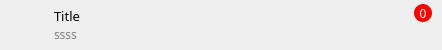
<?xml version="1.0" encoding="UTF-8"?>
<ui version="4.0">
 <class>TrayMessageItemWidget</class>
 <widget class="QWidget" name="TrayMessageItemWidget">
  <property name="geometry">
   <rect>
    <x>0</x>
    <y>0</y>
    <width>442</width>
    <height>50</height>
   </rect>
  </property>
  <property name="minimumSize">
   <size>
    <width>0</width>
    <height>50</height>
   </size>
  </property>
  <property name="maximumSize">
   <size>
    <width>16777215</width>
    <height>50</height>
   </size>
  </property>
  <property name="windowTitle">
   <string>TrayMessageItemWidget</string>
  </property>
  <layout class="QHBoxLayout" name="horizontalLayout_2">
   <property name="leftMargin">
    <number>0</number>
   </property>
   <property name="topMargin">
    <number>0</number>
   </property>
   <property name="rightMargin">
    <number>0</number>
   </property>
   <property name="bottomMargin">
    <number>0</number>
   </property>
   <item>
    <widget class="QFrame" name="frame">
     <property name="styleSheet">
      <string notr="true">QWidget
{
	font-family:&quot;微软雅黑&quot;;
	background-color: rgba(0, 0, 0, 0);
}

QFrame[sticktop=&quot;true&quot;]
{
	background-color:rgb(168, 206, 192);
}

#labelTime,#labelMsg
{
	
	color: gray;
}
#labelTitle
{
	margin-top:0px;
}
#labelMsg
{
	margin-top:0px;
}

#btnClose
{
	image: url(:/image/resource/DeleteConList.png);
}

#btnClose:hover
{
	
	image: url(:/image/resource/DeleteConList hover.png);
}
#btnClose:disabled
{
	image:url(none);
}</string>
     </property>
     <property name="frameShape">
      <enum>QFrame::StyledPanel</enum>
     </property>
     <property name="frameShadow">
      <enum>QFrame::Raised</enum>
     </property>
     <layout class="QHBoxLayout" name="horizontalLayout_3">
      <property name="spacing">
       <number>0</number>
      </property>
      <property name="leftMargin">
       <number>12</number>
      </property>
      <property name="topMargin">
       <number>2</number>
      </property>
      <property name="rightMargin">
       <number>9</number>
      </property>
      <property name="bottomMargin">
       <number>2</number>
      </property>
      <item>
       <widget class="QLabel" name="labelAvatar">
        <property name="minimumSize">
         <size>
          <width>32</width>
          <height>32</height>
         </size>
        </property>
        <property name="maximumSize">
         <size>
          <width>32</width>
          <height>32</height>
         </size>
        </property>
        <property name="frameShape">
         <enum>QFrame::StyledPanel</enum>
        </property>
        <property name="text">
         <string/>
        </property>
        <property name="scaledContents">
         <bool>true</bool>
        </property>
       </widget>
      </item>
      <item>
       <layout class="QVBoxLayout" name="verticalLayout">
        <property name="spacing">
         <number>0</number>
        </property>
        <property name="leftMargin">
         <number>9</number>
        </property>
        <property name="topMargin">
         <number>4</number>
        </property>
        <property name="bottomMargin">
         <number>4</number>
        </property>
        <item>
         <widget class="QLabel" name="labelTitle">
          <property name="font">
           <font>
            <family>微软雅黑</family>
            <pointsize>10</pointsize>
           </font>
          </property>
          <property name="text">
           <string>Title</string>
          </property>
         </widget>
        </item>
        <item>
         <widget class="QLabel" name="labelMsg">
          <property name="font">
           <font>
            <family>微软雅黑</family>
            <pointsize>9</pointsize>
            <underline>false</underline>
            <kerning>true</kerning>
           </font>
          </property>
          <property name="text">
           <string>ssss</string>
          </property>
          <property name="alignment">
           <set>Qt::AlignLeading|Qt::AlignLeft|Qt::AlignVCenter</set>
          </property>
         </widget>
        </item>
       </layout>
      </item>
      <item>
       <layout class="QVBoxLayout" name="verticalLayout_2">
        <property name="spacing">
         <number>0</number>
        </property>
        <item>
         <layout class="QHBoxLayout" name="horizontalLayout_5">
          <item>
           <spacer name="horizontalSpacer">
            <property name="orientation">
             <enum>Qt::Horizontal</enum>
            </property>
            <property name="sizeHint" stdset="0">
             <size>
              <width>40</width>
              <height>20</height>
             </size>
            </property>
           </spacer>
          </item>
          <item>
           <widget class="QLabel" name="unreadCountLabel">
            <property name="sizePolicy">
             <sizepolicy hsizetype="Maximum" vsizetype="Preferred">
              <horstretch>0</horstretch>
              <verstretch>0</verstretch>
             </sizepolicy>
            </property>
            <property name="minimumSize">
             <size>
              <width>18</width>
              <height>0</height>
             </size>
            </property>
            <property name="maximumSize">
             <size>
              <width>16777215</width>
              <height>18</height>
             </size>
            </property>
            <property name="font">
             <font>
              <family>微软雅黑</family>
              <pointsize>9</pointsize>
             </font>
            </property>
            <property name="styleSheet">
             <string notr="true">QLabel
{
	border:none;
	color: rgb(255, 255, 255);
	background-color: rgb(255, 0, 0);
	border-radius:9px;
	padding:0px 4px;
}
</string>
            </property>
            <property name="text">
             <string>0</string>
            </property>
            <property name="alignment">
             <set>Qt::AlignCenter</set>
            </property>
           </widget>
          </item>
         </layout>
        </item>
        <item>
         <spacer name="verticalSpacer">
          <property name="orientation">
           <enum>Qt::Vertical</enum>
          </property>
          <property name="sizeHint" stdset="0">
           <size>
            <width>20</width>
            <height>40</height>
           </size>
          </property>
         </spacer>
        </item>
       </layout>
      </item>
     </layout>
    </widget>
   </item>
  </layout>
 </widget>
 <layoutdefault spacing="6" margin="11"/>
 <resources>
  <include location="Resource.qrc"/>
 </resources>
 <connections/>
</ui>
